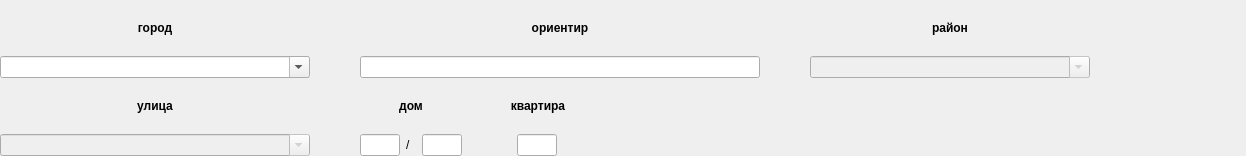
<?xml version="1.0" encoding="UTF-8"?>
<ui version="4.0">
 <class>AddressWidget</class>
 <widget class="QWidget" name="AddressWidget">
  <property name="geometry">
   <rect>
    <x>0</x>
    <y>0</y>
    <width>1246</width>
    <height>156</height>
   </rect>
  </property>
  <property name="windowTitle">
   <string>Адрес</string>
  </property>
  <layout class="QVBoxLayout" name="verticalLayout_7">
   <property name="spacing">
    <number>0</number>
   </property>
   <property name="leftMargin">
    <number>0</number>
   </property>
   <property name="topMargin">
    <number>0</number>
   </property>
   <property name="rightMargin">
    <number>0</number>
   </property>
   <property name="bottomMargin">
    <number>0</number>
   </property>
   <item>
    <layout class="QHBoxLayout" name="horizontalLayout_3">
     <property name="spacing">
      <number>50</number>
     </property>
     <item>
      <layout class="QVBoxLayout" name="verticalLayout_4">
       <property name="spacing">
        <number>0</number>
       </property>
       <item>
        <widget class="QLabel" name="label_7">
         <property name="font">
          <font>
           <weight>75</weight>
           <bold>true</bold>
          </font>
         </property>
         <property name="text">
          <string>город</string>
         </property>
         <property name="alignment">
          <set>Qt::AlignCenter</set>
         </property>
        </widget>
       </item>
       <item>
        <widget class="QComboBox" name="mpCity">
         <property name="minimumSize">
          <size>
           <width>310</width>
           <height>0</height>
          </size>
         </property>
         <property name="maximumSize">
          <size>
           <width>310</width>
           <height>16777215</height>
          </size>
         </property>
         <property name="editable">
          <bool>true</bool>
         </property>
        </widget>
       </item>
      </layout>
     </item>
     <item>
      <layout class="QVBoxLayout" name="verticalLayout_6">
       <property name="spacing">
        <number>0</number>
       </property>
       <item>
        <widget class="QLabel" name="label_6">
         <property name="font">
          <font>
           <weight>75</weight>
           <bold>true</bold>
          </font>
         </property>
         <property name="text">
          <string>ориентир</string>
         </property>
         <property name="alignment">
          <set>Qt::AlignCenter</set>
         </property>
        </widget>
       </item>
       <item>
        <widget class="QLineEdit" name="mpLandMark">
         <property name="minimumSize">
          <size>
           <width>400</width>
           <height>0</height>
          </size>
         </property>
         <property name="maximumSize">
          <size>
           <width>780</width>
           <height>16777215</height>
          </size>
         </property>
        </widget>
       </item>
      </layout>
     </item>
     <item>
      <layout class="QVBoxLayout" name="verticalLayout_5">
       <property name="spacing">
        <number>0</number>
       </property>
       <item>
        <widget class="QLabel" name="label_5">
         <property name="font">
          <font>
           <weight>75</weight>
           <bold>true</bold>
          </font>
         </property>
         <property name="text">
          <string>район</string>
         </property>
         <property name="alignment">
          <set>Qt::AlignCenter</set>
         </property>
        </widget>
       </item>
       <item>
        <widget class="QComboBox" name="mpLocality">
         <property name="enabled">
          <bool>false</bool>
         </property>
         <property name="minimumSize">
          <size>
           <width>280</width>
           <height>0</height>
          </size>
         </property>
         <property name="maximumSize">
          <size>
           <width>280</width>
           <height>16777215</height>
          </size>
         </property>
         <property name="editable">
          <bool>true</bool>
         </property>
        </widget>
       </item>
      </layout>
     </item>
     <item>
      <spacer name="horizontalSpacer_7">
       <property name="orientation">
        <enum>Qt::Horizontal</enum>
       </property>
       <property name="sizeHint" stdset="0">
        <size>
         <width>40</width>
         <height>20</height>
        </size>
       </property>
      </spacer>
     </item>
    </layout>
   </item>
   <item>
    <layout class="QHBoxLayout" name="horizontalLayout_2">
     <property name="spacing">
      <number>50</number>
     </property>
     <property name="sizeConstraint">
      <enum>QLayout::SetMinimumSize</enum>
     </property>
     <item>
      <layout class="QVBoxLayout" name="verticalLayout_3">
       <property name="spacing">
        <number>0</number>
       </property>
       <item>
        <widget class="QLabel" name="label_4">
         <property name="font">
          <font>
           <weight>75</weight>
           <bold>true</bold>
          </font>
         </property>
         <property name="text">
          <string>улица</string>
         </property>
         <property name="alignment">
          <set>Qt::AlignCenter</set>
         </property>
        </widget>
       </item>
       <item>
        <widget class="QComboBox" name="mpStreet">
         <property name="enabled">
          <bool>false</bool>
         </property>
         <property name="minimumSize">
          <size>
           <width>310</width>
           <height>0</height>
          </size>
         </property>
         <property name="maximumSize">
          <size>
           <width>310</width>
           <height>16777215</height>
          </size>
         </property>
         <property name="editable">
          <bool>true</bool>
         </property>
        </widget>
       </item>
      </layout>
     </item>
     <item>
      <layout class="QHBoxLayout" name="horizontalLayout_4">
       <property name="spacing">
        <number>46</number>
       </property>
       <property name="leftMargin">
        <number>0</number>
       </property>
       <property name="rightMargin">
        <number>0</number>
       </property>
       <item>
        <layout class="QVBoxLayout" name="verticalLayout">
         <property name="spacing">
          <number>0</number>
         </property>
         <property name="sizeConstraint">
          <enum>QLayout::SetDefaultConstraint</enum>
         </property>
         <property name="rightMargin">
          <number>0</number>
         </property>
         <item>
          <widget class="QLabel" name="label_3">
           <property name="font">
            <font>
             <weight>75</weight>
             <bold>true</bold>
            </font>
           </property>
           <property name="text">
            <string>дом</string>
           </property>
           <property name="alignment">
            <set>Qt::AlignCenter</set>
           </property>
          </widget>
         </item>
         <item>
          <layout class="QHBoxLayout" name="horizontalLayout">
           <property name="spacing">
            <number>6</number>
           </property>
           <property name="sizeConstraint">
            <enum>QLayout::SetNoConstraint</enum>
           </property>
           <item>
            <widget class="QLineEdit" name="mpNumber1">
             <property name="minimumSize">
              <size>
               <width>40</width>
               <height>0</height>
              </size>
             </property>
             <property name="maximumSize">
              <size>
               <width>40</width>
               <height>16777215</height>
              </size>
             </property>
             <property name="text">
              <string/>
             </property>
            </widget>
           </item>
           <item>
            <widget class="QLabel" name="label">
             <property name="maximumSize">
              <size>
               <width>10</width>
               <height>16777215</height>
              </size>
             </property>
             <property name="text">
              <string>/</string>
             </property>
            </widget>
           </item>
           <item>
            <widget class="QLineEdit" name="mpNumber2">
             <property name="minimumSize">
              <size>
               <width>40</width>
               <height>0</height>
              </size>
             </property>
             <property name="maximumSize">
              <size>
               <width>40</width>
               <height>16777215</height>
              </size>
             </property>
             <property name="text">
              <string/>
             </property>
            </widget>
           </item>
          </layout>
         </item>
        </layout>
       </item>
       <item>
        <layout class="QVBoxLayout" name="verticalLayout_2">
         <property name="spacing">
          <number>0</number>
         </property>
         <property name="leftMargin">
          <number>0</number>
         </property>
         <item>
          <widget class="QLabel" name="label_2">
           <property name="maximumSize">
            <size>
             <width>60</width>
             <height>16777215</height>
            </size>
           </property>
           <property name="font">
            <font>
             <weight>75</weight>
             <bold>true</bold>
            </font>
           </property>
           <property name="text">
            <string>квартира</string>
           </property>
           <property name="alignment">
            <set>Qt::AlignCenter</set>
           </property>
          </widget>
         </item>
         <item>
          <layout class="QHBoxLayout" name="horizontalLayout_5">
           <property name="leftMargin">
            <number>9</number>
           </property>
           <property name="rightMargin">
            <number>0</number>
           </property>
           <item>
            <widget class="QLineEdit" name="mpRoom">
             <property name="minimumSize">
              <size>
               <width>40</width>
               <height>0</height>
              </size>
             </property>
             <property name="maximumSize">
              <size>
               <width>40</width>
               <height>16777215</height>
              </size>
             </property>
            </widget>
           </item>
           <item>
            <spacer name="horizontalSpacer_3">
             <property name="orientation">
              <enum>Qt::Horizontal</enum>
             </property>
             <property name="sizeHint" stdset="0">
              <size>
               <width>40</width>
               <height>20</height>
              </size>
             </property>
            </spacer>
           </item>
          </layout>
         </item>
        </layout>
       </item>
       <item>
        <spacer name="horizontalSpacer_2">
         <property name="orientation">
          <enum>Qt::Horizontal</enum>
         </property>
         <property name="sizeHint" stdset="0">
          <size>
           <width>40</width>
           <height>20</height>
          </size>
         </property>
        </spacer>
       </item>
      </layout>
     </item>
     <item>
      <spacer name="horizontalSpacer">
       <property name="orientation">
        <enum>Qt::Horizontal</enum>
       </property>
       <property name="sizeType">
        <enum>QSizePolicy::Expanding</enum>
       </property>
       <property name="sizeHint" stdset="0">
        <size>
         <width>40</width>
         <height>20</height>
        </size>
       </property>
      </spacer>
     </item>
    </layout>
   </item>
  </layout>
 </widget>
 <resources/>
 <connections/>
</ui>
